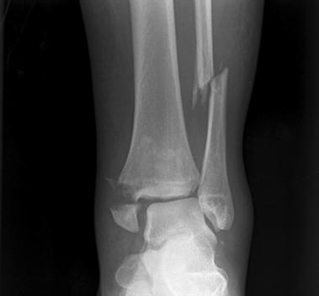
#> input picture fracture.png, 319 x 296 px, shrunk from 478 x 444 before the run, found by its file name
$ python assignment_1_cv.py
#> lines starting #> are read from the running program, lines starting #| are printed output that depends on the picture; after the words box and inside, x2 and y2 are one past the last pixel; in counts of white or black regions, pixels touching at a corner belong together
# -*- coding: utf-8 -*-
"""Assignment 1 CV

Automatically generated by Colaboratory.

Original file is located at
    https://colab.research.google.com/drive/1JwJrwBDNx_ywIbEH6WwbjNebgRHRCPJY
"""

from PIL import Image
from numpy import array
import cv2 as cv
im_1 = cv.imread("/content/fracture.png")
#> im_1 is the input picture: shape (296, 319, 3); min 0, max 250, mean 57
ar = array(im_1)
ar

from PIL import Image
import matplotlib.pyplot as plt
# Open an image
image = Image.open("/content/image_3.jpg")
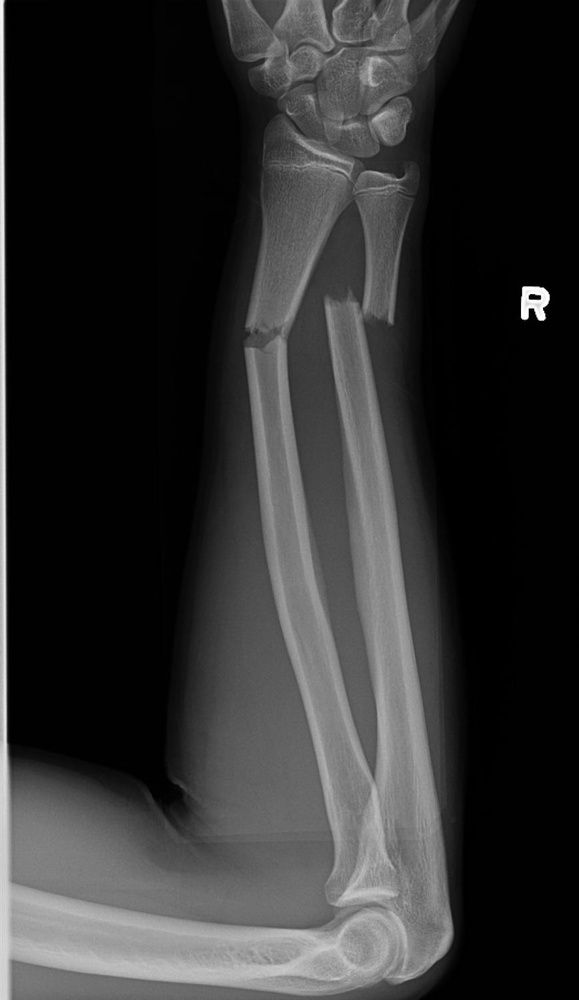
#> input picture image_3.jpg, 579 x 1000 px, shrunk from 868 x 1499 before the run, found by its file name
#> image is the input picture: PIL image 579x1000 RGB; min 0, max 255, mean 48.5
# Convert the image to grayscale (optional)
image = image.convert("L")
#> image: PIL image 579x1000 L
# Calculate the histogram
histogram = image.histogram()
#> histogram = 256 values, max 220609 at index 1, min 20 at index 247, mean 2261.7
# Plot the histogram
plt.hist(histogram, bins=256, range=(0, 256), density=True,
color='gray', alpha=0.7)
plt.title("Image Histogram")
plt.xlabel("Pixel Value")
plt.ylabel("Frequency")
plt.show()

from PIL import Image
import numpy as np
from google.colab.patches import cv2_imshow
def histogram_equalization(image):
# Convert the image to grayscale
# Convert the image to a NumPy array
    img_array = np.array(image)
# Calculate the histogram
    hist, bins = np.histogram(img_array, bins=256, range=(0, 256))
#> hist = 256 values, max 93198 at index 255, min 0 at index 249, mean 1475.4; bins = 257 values from 0 to 256
# Calculate the cumulative distribution function (CDF)
    cdf = hist.cumsum()
#> cdf = 256 values from 62979 to 377696
# Apply histogram equalization to the image
    cdf_min = cdf.min()
#> cdf_min = 62979
    img_eq = (cdf[img_array] - cdf_min) * 255 / (cdf[-1] - cdf_min)
# Convert the equalized NumPy array back to an image
    equalized_image = Image.fromarray(np.uint8(img_eq))
    return equalized_image
# Open an image
image = Image.open("/content/fracture.png")
ima=cv.imread("/content/fracture.png")
cv2_imshow(ima)
# Perform histogram equalization
equalized_image = histogram_equalization(image)
# Display the original and equalized imag
equalized_image

from PIL import Image, ImageFilter
import matplotlib.pyplot as plt

# Open an image
image = Image.open("/content/th.jpeg")
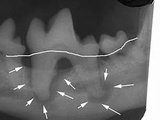
#> input picture th.jpeg, 160 x 120 px, shrunk from 240 x 180 before the run, found by its file name
#> image is the input picture: PIL image 160x120 RGB; min 0, max 255, mean 102

# Apply Gaussian smoothing to the image
smoothed_image = image.filter(ImageFilter.GaussianBlur(radius=1))

# Create a figure with two subplots
fig, (ax1, ax2) = plt.subplots(1, 2, figsize=(12, 6))

# Display the original image on the first subplot
ax1.set_title("Original Image")
ax1.imshow(image)
ax1.axis('off')

# Display the smoothed image on the second subplot
ax2.set_title("Smoothed Image")
ax2.imshow(smoothed_image)
ax2.axis('off')

# Show the figure with both images
plt.show()

import numpy as np
from scipy.ndimage import convolve
import matplotlib.pyplot as plt
import cv2
# Load an image
image = cv2.imread("/content/image_3.jpg", cv2.IMREAD_GRAYSCALE)
# Compute the first-order derivative along the x and y axes
dx = np.array([[-1, 0, 1]])
dy = dx.T
dx_derivative = convolve(image, dx)
dy_derivative = convolve(image, dy)
# Display the original image and its first-order derivatives
plt.figure(figsize=(12, 6))
plt.subplot(131)
plt.imshow(image, cmap="gray")
plt.title("Original Image")
plt.subplot(132)
plt.imshow(dx_derivative, cmap="gray")
plt.title("First-Order Derivative (X-axis)")
plt.subplot(133)
plt.imshow(dy_derivative, cmap="gray")
plt.title("First-Order Derivative (Y-axis)")
plt.tight_layout()
plt.show()

import numpy as np
from scipy.ndimage import convolve
import matplotlib.pyplot as plt

# Load an image (make sure to provide the correct file path)
image = plt.imread("/content/fracture.png")
#> image: shape (296, 319, 4) float32

# Convert the image to grayscale if it's in color
if len(image.shape) == 3:
    image = np.mean(image, axis=2)
#> image: shape (296, 319) float32

# Define a Laplacian kernel for second-order derivative
laplacian_kernel = np.array([[0, 1, 0],
                             [1, -4, 1],
                             [0, 1, 0]])

# Calculate the second-order derivative using convolution
second_order_derivative = convolve(image, laplacian_kernel)

# Display the original image and its second-order derivative
plt.figure(figsize=(12, 6))
plt.subplot(121)
plt.imshow(image, cmap="gray")
plt.title("Original Image")
plt.subplot(122)
plt.imshow(second_order_derivative, cmap="gray")
plt.title("Second-Order Derivative (Laplacian)")
plt.tight_layout()
plt.show()

import numpy as np
from scipy.signal import convolve2d
import matplotlib.pyplot as plt

# Load an image (provide the correct file path)
image = plt.imread("/content/fracture.png")

# Convert the image to grayscale if it's in color
if len(image.shape) == 3:
    image = np.mean(image, axis=2)

# Define Sobel operators for gradient calculation
sobel_x = np.array([[-1, 0, 1], [-2, 0, 2], [-1, 0, 1]])
sobel_y = np.array([[-1, -2, -1], [0, 0, 0], [1, 2, 1]])

# Apply the Sobel operators to calculate gradients
gradient_x = convolve2d(image, sobel_x, mode='same', boundary='wrap')
gradient_y = convolve2d(image, sobel_y, mode='same', boundary='wrap')

# Calculate the magnitude of the gradient
gradient_magnitude = np.sqrt(gradient_x**2 + gradient_y**2)

# Display the original image, Sobel gradients, and gradient magnitude
plt.figure(figsize=(15, 5))
plt.subplot(131)
plt.imshow(image, cmap="gray")
plt.title("Original Image")
plt.subplot(132)
plt.imshow(gradient_x, cmap="gray")
plt.title("Sobel X-Gradient")
plt.subplot(133)
plt.imshow(gradient_y, cmap="gray")
plt.title("Sobel Y-Gradient")
plt.tight_layout()
plt.show()

# Display the gradient magnitude
plt.figure(figsize=(6, 6))
plt.imshow(gradient_magnitude, cmap="gray")
plt.title("Gradient Magnitude")
plt.show()

import numpy as np
from scipy.ndimage import label, generate_binary_structure
from skimage import measure
import matplotlib.pyplot as plt

# Load an image (provide the correct file path)
image = plt.imread("/content/th (1).jpeg")
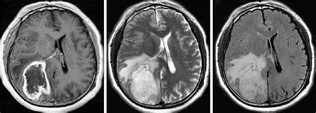
#> input picture th (1).jpeg, 316 x 113 px, shrunk from 474 x 170 before the run, found by its file name
#> image is the input picture: shape (113, 316, 3); mean R, G, B 100.6, 100.7, 100.7

# Convert the image to grayscale if it's in color
if len(image.shape) == 3:
    image = np.mean(image, axis=2)
#> image: shape (113, 316) float64

# Threshold the image to create a binary mask
binary_image = image > 128  # You can adjust the threshold as needed
#> binary_image: shape (113, 316) bool; 30.4% white; 211 white regions (190 under 20 px), largest, box (x1, y1, x2, y2) and area: (0, 0, 107, 113) 2262, (119, 32, 176, 105) 1698, (226, 52, 267, 101) 1309

# Label connected components in the binary image
structure = generate_binary_structure(2, 2)
labeled_image, num_labels = label(binary_image, structure)
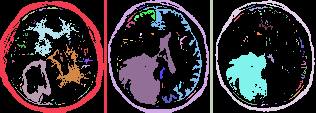
#> labeled_image: shape (113, 316) int32; 212 distinct labels, from 0 to 211; one colour per label, 0 black
#> num_labels = 211

# Create an RGB image for drawing borders
border_image = np.stack([image] * 3, axis=-1)  # Create a 3-channel image
border_color = [255, 0, 0]  # Red color

# Find and draw object borders
for label in range(1, num_labels + 1):
    labeled_mask = labeled_image == label
    contours = measure.find_contours(labeled_mask, 0.5)
    for contour in contours:
        for row, col in contour:
            border_image[int(row), int(col)] = border_color
#> this loop made 211 passes
#> contours on passes 1 to 3: 20 point arrays, longest 485 points, 6 point arrays, longest 455 points, 2 point arrays, longest 113 points
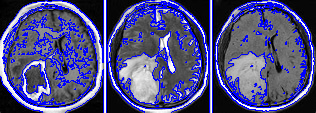
#> border_image: shape (113, 316, 3) float64; mean of channels 0, 1, 2 126.7, 76.2, 76.2; drawn as B, G, R
#> labeled_mask: shape (113, 316) bool; 0.01% white in thin lines or dots, all inside (x1, y1, x2, y2) = (156, 106, 159, 107)

# Display the original image and object borders
plt.figure(figsize=(12, 6))
plt.subplot(121)
plt.imshow(image, cmap="gray")
plt.title("Original Image")
plt.subplot(122)
plt.imshow(border_image)
plt.title("Object Borders")
plt.tight_layout()
plt.show()

import numpy as np
from scipy.ndimage import label, generate_binary_structure
from skimage import measure
import matplotlib.pyplot as plt

# Load an image (provide the correct file path)
image = plt.imread("/content/image_3.jpg")

# Convert the image to grayscale if it's in color
if len(image.shape) == 3:
    image = np.mean(image, axis=2)
#> image: shape (1000, 579) float64

# Threshold the image to create a binary mask
binary_image = image > 128  # You can adjust the threshold as needed
#> binary_image: shape (1000, 579) bool; 11.9% white; 288 white regions (258 under 20 px), largest, box (x1, y1, x2, y2) and area: (0, 0, 452, 1000) 64955, (521, 286, 550, 321) 698, (360, 56, 385, 87) 366

# Label connected components in the binary image
structure = generate_binary_structure(2, 2)
labeled_image, num_labels = label(binary_image, structure)
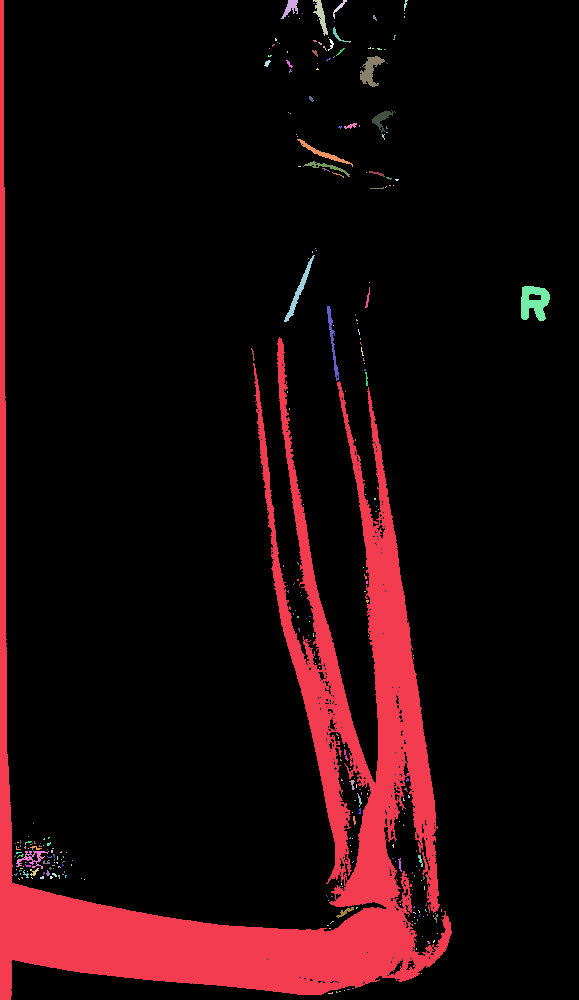
#> labeled_image: shape (1000, 579) int32; 289 distinct labels, from 0 to 288; one colour per label, 0 black
#> num_labels = 288

# Create an RGB image for drawing borders
border_image = np.stack([image] * 3, axis=-1)  # Create a 3-channel image
#> border_image: shape (1000, 579, 3) float64
border_color = [255, 0, 0]  # Red color

# Find and draw object borders
for label in range(1, num_labels + 1):
    labeled_mask = labeled_image == label
    contours = measure.find_contours(labeled_mask, 0.5)
    for contour in contours:
        for row, col in contour:
            border_image[int(row), int(col)] = border_color
#> this loop made 288 passes
#> contours on passes 1 to 3: 205 point arrays, longest 7371 points, 1 point arrays, longest 94 points, 1 point arrays, longest 122 points
#> labeled_mask: shape (1000, 579) bool; 0% white in thin lines or dots, all inside (x1, y1, x2, y2) = (328, 992, 333, 994)

# Display the original image and object borders
plt.figure(figsize=(12, 6))
plt.subplot(121)
plt.imshow(image, cmap="gray")
plt.title("Original Image")
plt.subplot(122)
plt.imshow(border_image)
plt.title("Object Borders")
plt.tight_layout()
plt.show()
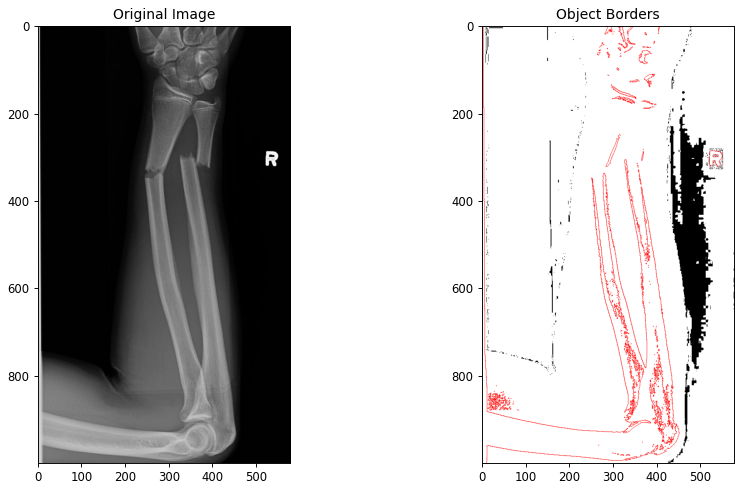
#> figure drawn by matplotlib, 2 panels
